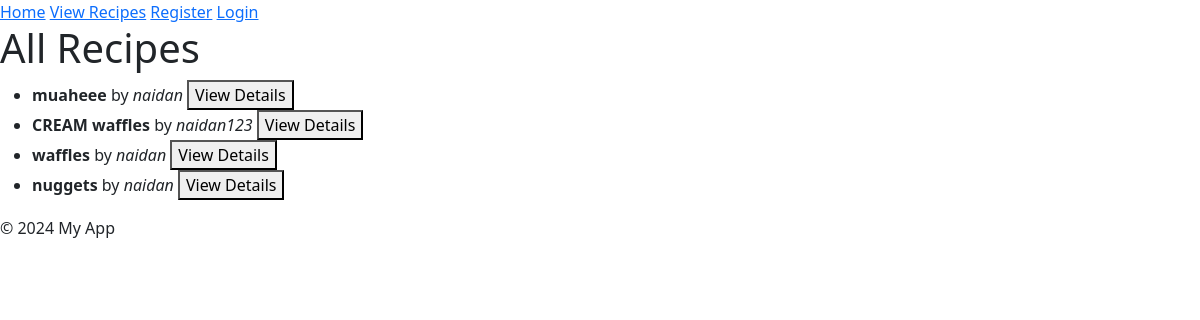
/view_recipes, run on the app's committed database.
### app/models.py (models this page shows, shortened)
class Recipe(db.Model):
    __tablename__ = 'recipes'
    id = db.Column(db.Integer, primary_key=True, autoincrement=True)
    user_id = db.Column(db.Integer, db.ForeignKey('users.id'), nullable=False)
    author = db.relationship('User', back_populates='recipes')
    title = db.Column(db.String(100), nullable=False)
    description = db.Column(db.Text, nullable=False)
    ingredients = db.Column(db.Text, nullable=False)
    steps = db.Column(db.Text, nullable=False)
    image_url = db.Column(db.String(255))  # Optional, we can set a default picture if anythign
    created_at = db.Column(db.DateTime, default=datetime.utcnow)
    likes = db.relationship('Like', back_populates='recipe', cascade="all, delete-orphan")
    saved_by = db.relationship('SavedRecipe', back_populates='recipe', cascade="all, delete-orphan")

class User(db.Model,UserMixin):
    __tablename__ = 'users'
    id = db.Column(db.Integer, primary_key=True, autoincrement=True)
    username = db.Column(db.String(50), nullable=False)
    email = db.Column(db.String(100), nullable=False)
    password_hash = db.Column(db.String(255))
    created_at = db.Column(db.DateTime, default=datetime.utcnow)
    recipes = db.relationship('Recipe', back_populates='author', cascade="all, delete-orphan")
    likes = db.relationship('Like', back_populates='user', cascade="all, delete-orphan")
    saved_recipes = db.relationship('SavedRecipe', back_populates='user', cascade="all, delete-orphan")

### app/views.py (the view)
@app.route('/view_recipes')
def view_recipes():
    recipes = Recipe.query.order_by(Recipe.created_at.desc()).all()
    return render_template('view_recipes.html', recipes=recipes)

### app/templates/view_recipes.html (shortened to what this page needs)
{% extends 'base.html' %}
{% block content %}
<h1>All Recipes</h1>
<ul>
{% for recipe in recipes %}
    <li>
        <strong>{{ recipe.title }}</strong> by <em>{{ recipe.author.username }}</em>
        <button class="view-details-button" data-recipe-id="{{ recipe.id }}">View Details</button>
    </li>
{% endfor %}
</ul>
{% endblock %}

### data on the page
Recipe: title "muaheee", author.username "naidan"
Recipe: title "CREAM waffles", author.username "naidan123"
Recipe: title "waffles", author.username "naidan"
Recipe: title "nuggets", author.username "naidan"
